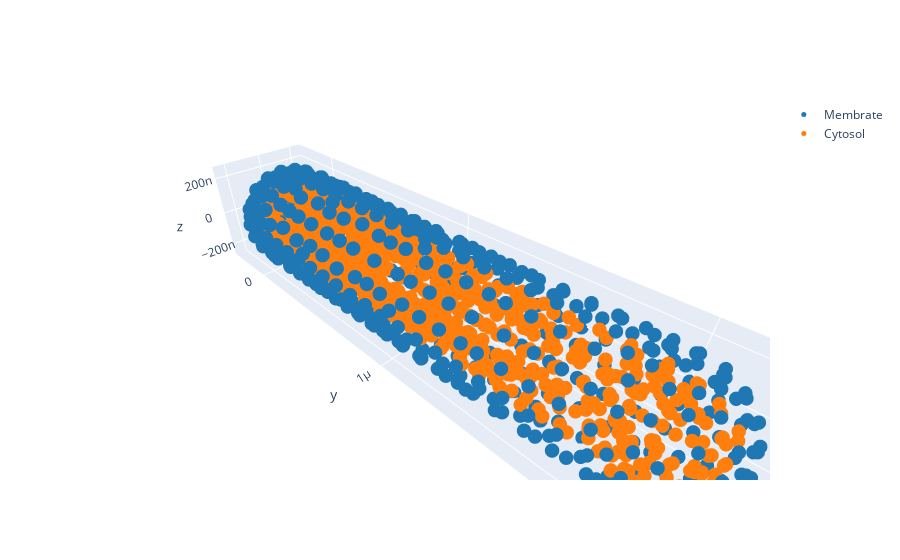

Notebook source saved alongside this figure:
### Code cell
model.domain

### Figure 1 — Plotly figure (JSON) as saved in the notebook; plotly's stock layout.template omitted (floating-point values rounded to 4 significant figures; data arrays with more than 128 entries replaced by an {"elided": "..."} marker saying what was removed)
{"data": [{"marker": {"color": "#1f77b4", "size": 5}, "mode": "markers", "name": "Membrate", "type": "scatter3d", "x": {"elided": "458 float values"}, "y": {"elided": "458 float values"}, "z": {"elided": "458 float values"}}, {"marker": {"color": "#ff7f0e", "size": 5}, "mode": "markers", "name": "Cytosol", "type": "scatter3d", "x": {"elided": "570 float values"}, "y": {"elided": "570 float values"}, "z": {"elided": "570 float values"}}], "layout": {"scene": {"aspectmode": "data"}, "xaxis": {"range": [-2.5e-07, 2.5e-07]}, "yaxis": {"range": [-2.5e-07, 2.25e-06]}}}
